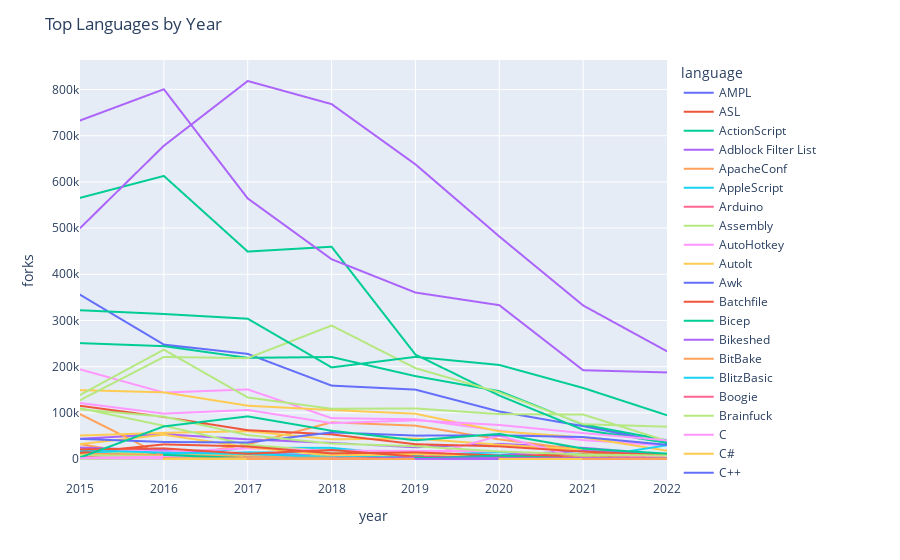

Here is the notebook cell this chart was saved with:
### Markdown cell above
# Popularity of Languages by Year based on Forks

### Code cell
top_language_by_year = df.groupby(['year', 'language'])['forks'].sum().reset_index()
fig = px.line(top_language_by_year, x='year', y='forks', color='language')
fig.update_layout(
    hovermode='x',
    title='Top Languages by Year'
)
fig.show()
